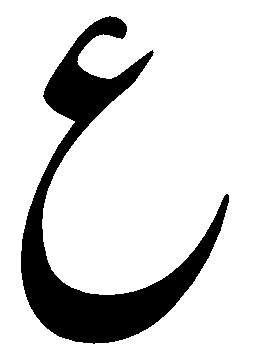
#> input picture Image/aeen.PNG, 258 x 361 px; its folder holds 4 pictures in this run; the run also reads 2 pictures not shown here
$ python main.py Image/aeen.PNG
#> lines starting #> are read from the running program, lines starting #| are printed output that depends on the picture; after the words box and inside, x2 and y2 are one past the last pixel; in counts of white or black regions, pixels touching at a corner belong together
### character.py
import cv2 as cv
import os
import glob

class My_Image:
    def __init__(self, img_name):
        self.img = cv.imread(img_name,0)
        self.__name = img_name

    def __str__(self):
        return self.__name

def charList():
    img_dir = "Image"
    data_path = os.path.join(img_dir, '*.png')
    files = glob.glob(data_path)
    data = []
    name = []
    for img in files:
        img = My_Image(img)
        name.append(str(img))
        data.append(img.img)
#> this loop made 4 passes
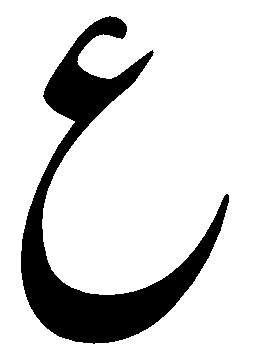
#> input picture Image/aeen.PNG, 258 x 361 px
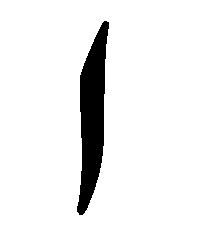
#> input picture Image/alif.PNG, 207 x 238 px
#> pass 3, in __init__ (call 3), `self.img = cv.imread(img_name,0)`:
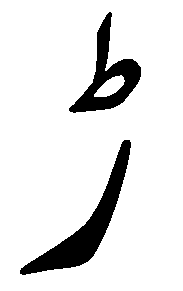
#> self.img: shape (291, 183); 89.4% white; 2 black regions, box (x1, y1, x2, y2) and area: (20, 140, 131, 275) 3304, (69, 12, 141, 113) 2365
#> after the loop, data = 4 items; name = ['Image/aeen.PNG', 'Image/alif.PNG', 'Image/aray.PNG', 'Image/bariya.PNG']
    return name,data


def alif():
    alif = cv.imread("Image\\alif.png", 0)
    return alif

def aeen():
    aeen = cv.imread("Image\\aeen.png", 0)
    return aeen

def aray():
    aray = cv.imread("Image\\aray.png", 0)
    return aray

def bariya():
    bariya = cv.imread("Image\\bariya.png", 0)
    return bariya

def bay():
    bay = cv.imread("Image\\bay.png", 0)
    return bay

def chay():
    chay = cv.imread("Image\\chay.png", 0)
    return chay

def chotiya():
    chotiya = cv.imread("Image\\chotiya.png", 0)
    return chotiya

def daal():
    daal = cv.imread("Image\\daal.png", 0)
    return daal

def dhaal():
    dhaal = cv.imread("Image\\dhaal.png", 0)
    return dhaal

def dzay():
    dzay = cv.imread("Image\\dzay.png", 0)
    return dzay

def fee():
    fee = cv.imread("Image\\fee.png", 0)
    return fee

def gaaf():
    gaaf = cv.imread("Image\\gaaf.png", 0)
    return gaaf

def gaeen():
    gaeen = cv.imread("Image\\gaeen.png", 0)
    return gaeen

def gol_hay():
    gol_hay = cv.imread("Image\\gol_hay.png", 0)
    return gol_hay

def hamza():
    hamza = cv.imread("Image\\hamza.png", 0)
    return hamza

def hay():
    hay = cv.imread("Image\\hay.png", 0)
    return hay

def hey():
    hey = cv.imread("Image\\hey.png", 0)
    return hey

def jeem():
    jeem = cv.imread("Image\\jeem.png", 0)
    return jeem

def kaaf():
    kaaf = cv.imread("Image\\kaaf.png", 0)
    return kaaf

def kaf():
    kaf = cv.imread("Image\\kaf.png", 0)
    return kaf

def khay():
    khay = cv.imread("Image\\khay.png", 0)
    return khay

def lam():
    lam = cv.imread("Image\\lam.png", 0)
    return lam

def mem():
    mem = cv.imread("Image\\mem.png", 0)
    return mem

def noon():
    noon = cv.imread("Image\\noon.png", 0)
    return noon

def noon_gunah():
    noon_gunah = cv.imread("Image\\noon_gunah.png", 0)
    return noon_gunah

def pay():
    pay = cv.imread("Image\\pay.png", 0)
    return pay

def ray():
    ray = cv.imread("Image\\ray.png", 0)
    return ray

def saud():
    saud = cv.imread("Image\\saud.png", 0)
    return saud

def say():
    say = cv.imread("Image\\say.png", 0)
    return say

def seen():
    seen = cv.imread("Image\\seen.png", 0)
    return alif

def sheen():
    sheen = cv.imread("Image\\sheen.png", 0)
    return sheen

def tay():
    tay = cv.imread("Image\\tay.png", 0)
    return tay

def thay():
    thay = cv.imread("Image\\thay.png", 0)
    return thay

def toa():
    toa = cv.imread("Image\\toa.png", 0)
    return toa

def wow():
    wow = cv.imread("Image\\wow.png", 0)
    return wow

def zaal():
    zaal = cv.imread("Image\\zaal.png", 0)
    return zaal

def zawad():
    zawad = cv.imread("Image\\zawad.png", 0)
    return zawad

def zay():
    zay = cv.imread("Image\\zay.png", 0)
    return zay

def zoa():
    zoa = cv.imread("Image\\zoa.png", 0)
    return zoa

### main.py
import character
import Helper
import Directory
import os
import time
from tqdm import tqdm

def main():
    names, images = character.charList()
#> names has the same summary as name in charList; images = 4 items

    # [5 lines of commented-out code are left out]
    dirName = "Data_set"
#> (the run stopped early here; a loop or call above may not have finished)
